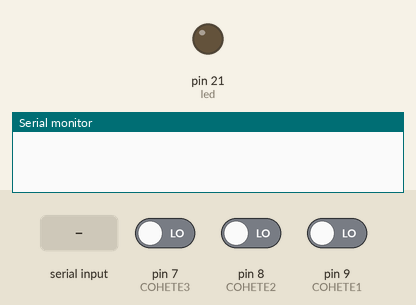
A sketch run on a simulated Arduino Mega 2560, built with avr-gcc and run on an emulated ATmega2560. Shown: output pins drawn as LEDs (lit = HIGH), the last lines printed to the serial monitor. The inputs (shaded band) are chosen by the test bench; at power-on: pin 7 (COHETE3) LOW, pin 8 (COHETE2) LOW, pin 9 (COHETE1) LOW.

Above: at 1.2 s.
1.3 s: "1" received over Serial
At 1.9 s:
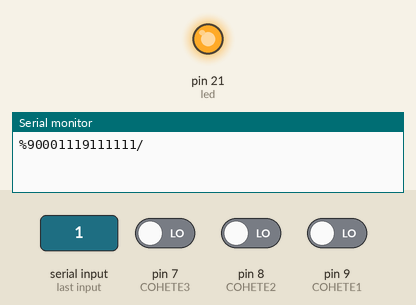
Timing chart, 0 to 4.3 s (numbered marks = the images above; inputs shaded):
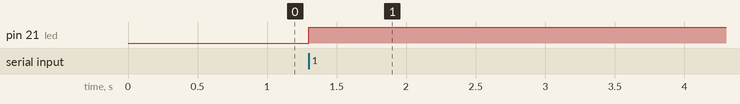

The sketch:

Esclavo_acciones.ino
```cpp
//CODIGO ESCLAVO CONTROLADOR 2 (ARDUINO MEGA)
int led = 21;
String d;
int inc = 0;
int bandera = 0;
int COHETE1 = 9;
int COHETE2 = 8;
int COHETE3 = 7;
          //int c = 0;
long valor0,valor1,valor2,valor3,valor4,valor5,valor6 = 0;
long valor7,valor8,valor9,valor10,valor11,valor12,valor13 = 0;
long p = 0;
long q = 0;

void setup() {
  Serial.begin(9600);
  pinMode(led,OUTPUT);
  digitalWrite(led,LOW);

  pinMode (COHETE1,INPUT);
  pinMode (COHETE2,INPUT);
  pinMode (COHETE3,INPUT);
}

void loop() {
  if (Serial.available()>0)
    {
    inc = Serial.read();
    }
  if (inc == '1')
    bandera = 1;
  if (inc == '2')
    bandera = 2;

 switch (bandera){
  case 1:
  envio();
  break;

  case 2:
  recepcion();
  break;
 }
}

void envio(){
  digitalWrite(led,HIGH);
  valor1=digitalRead(COHETE1);
  valor2=digitalRead(COHETE2);
  valor3=digitalRead(COHETE3);
  long y=9;
  long z=9;
  long a= 1;
  long b= 1;
  long c= 1;
  long d= 1;
  long e= 1;
  long f= 1;
  long g= 1;
  long h= 1;
  long i= 1;
  valor0 = y*1000000;
  valor1 = valor1*100000;
  valor2 = valor2*10000;
  valor3 = valor3*1000;
  valor4 = a*100;
  valor5 = b*10;
  valor6 = c*1;
  valor7 = z*1000000;
  valor8 = d*100000;
  valor9 = e*10000;
  valor10 = f*1000;
  valor11 = g*100;
  valor12 = h*10;
  valor13 = i*1;
  p = valor0 + valor1 + valor2 + valor3 + valor4 + valor5 + valor6;
  q = valor7 + valor8 + valor9 + valor10 + valor11 + valor12 + valor13;

  //d = String (c);
      Serial.print("%");
      Serial.print(p);
      Serial.print(q);
      Serial.print("/");
  delay(200);
  bandera = 0;
  inc = 0;
}

void recepcion(){

}
```

Measured:
- after the input at 1.3 s, pin 21 (led): LOW → HIGH at once
